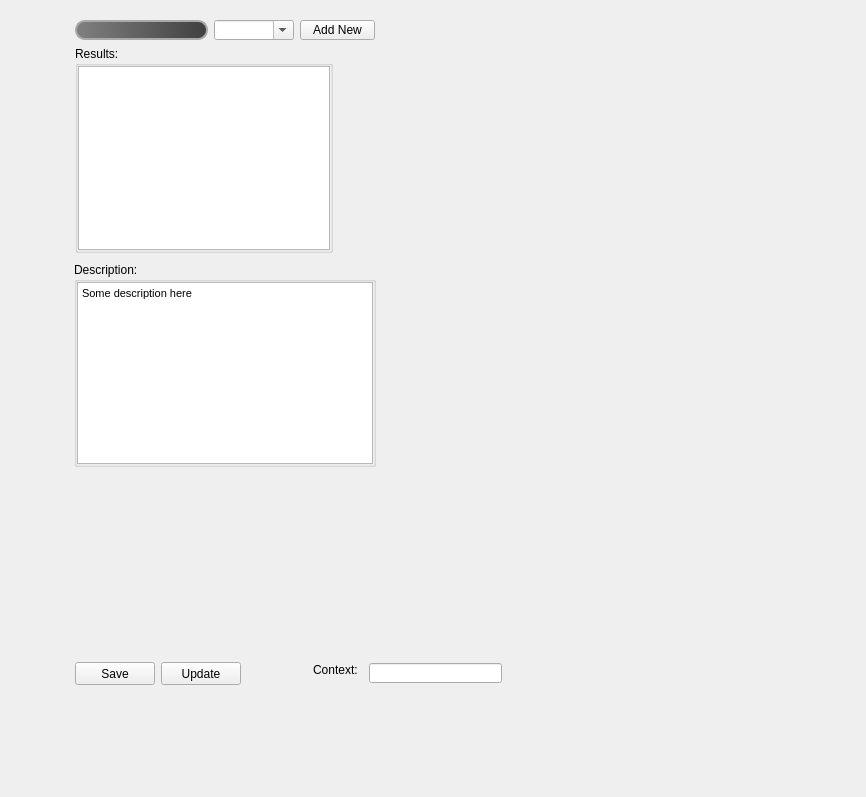
<?xml version="1.0" encoding="UTF-8"?>
<ui version="4.0">
 <class>checkIn</class>
 <widget class="QWidget" name="checkIn">
  <property name="geometry">
   <rect>
    <x>0</x>
    <y>0</y>
    <width>866</width>
    <height>797</height>
   </rect>
  </property>
  <property name="windowTitle">
   <string>Checkin</string>
  </property>
  <widget class="QPushButton" name="saveButton">
   <property name="geometry">
    <rect>
     <x>75</x>
     <y>662</y>
     <width>80</width>
     <height>23</height>
    </rect>
   </property>
   <property name="minimumSize">
    <size>
     <width>80</width>
     <height>0</height>
    </size>
   </property>
   <property name="text">
    <string>Save</string>
   </property>
  </widget>
  <widget class="QPushButton" name="updateButton">
   <property name="geometry">
    <rect>
     <x>161</x>
     <y>662</y>
     <width>80</width>
     <height>23</height>
    </rect>
   </property>
   <property name="minimumSize">
    <size>
     <width>80</width>
     <height>0</height>
    </size>
   </property>
   <property name="text">
    <string>Update</string>
   </property>
  </widget>
  <widget class="QLabel" name="contextLabel">
   <property name="geometry">
    <rect>
     <x>313</x>
     <y>662</y>
     <width>50</width>
     <height>16</height>
    </rect>
   </property>
   <property name="minimumSize">
    <size>
     <width>50</width>
     <height>0</height>
    </size>
   </property>
   <property name="text">
    <string>Context:</string>
   </property>
  </widget>
  <widget class="QLineEdit" name="lineEdit">
   <property name="geometry">
    <rect>
     <x>369</x>
     <y>663</y>
     <width>133</width>
     <height>20</height>
    </rect>
   </property>
  </widget>
  <widget class="QGroupBox" name="commentsGroupBox">
   <property name="geometry">
    <rect>
     <x>74</x>
     <y>262</y>
     <width>302</width>
     <height>205</height>
    </rect>
   </property>
   <property name="maximumSize">
    <size>
     <width>16777215</width>
     <height>250</height>
    </size>
   </property>
   <property name="title">
    <string>Description:</string>
   </property>
   <property name="flat">
    <bool>true</bool>
   </property>
   <layout class="QVBoxLayout" name="verticalLayout_2">
    <property name="spacing">
     <number>0</number>
    </property>
    <property name="margin">
     <number>0</number>
    </property>
    <item>
     <widget class="QTextEdit" name="descriptionTextEdit">
      <property name="html">
       <string>&lt;!DOCTYPE HTML PUBLIC &quot;-//W3C//DTD HTML 4.0//EN&quot; &quot;http://www.w3.org/TR/REC-html40/strict.dtd&quot;&gt;
&lt;html&gt;&lt;head&gt;&lt;meta name=&quot;qrichtext&quot; content=&quot;1&quot; /&gt;&lt;style type=&quot;text/css&quot;&gt;
p, li { white-space: pre-wrap; }
&lt;/style&gt;&lt;/head&gt;&lt;body style=&quot; font-family:'MS Shell Dlg 2'; font-size:8.25pt; font-weight:400; font-style:normal;&quot;&gt;
&lt;p style=&quot; margin-top:12px; margin-bottom:12px; margin-left:0px; margin-right:0px; -qt-block-indent:0; text-indent:0px;&quot;&gt;&lt;span style=&quot; font-size:8pt;&quot;&gt;Some description here&lt;/span&gt;&lt;/p&gt;&lt;/body&gt;&lt;/html&gt;</string>
      </property>
     </widget>
    </item>
   </layout>
  </widget>
  <widget class="QGroupBox" name="resultsGroupBox">
   <property name="geometry">
    <rect>
     <x>75</x>
     <y>46</y>
     <width>258</width>
     <height>207</height>
    </rect>
   </property>
   <property name="title">
    <string>Results:</string>
   </property>
   <property name="flat">
    <bool>true</bool>
   </property>
   <layout class="QVBoxLayout" name="verticalLayout">
    <property name="spacing">
     <number>0</number>
    </property>
    <property name="margin">
     <number>0</number>
    </property>
    <item>
     <widget class="QTreeWidget" name="resultsTreeWidget">
      <property name="editTriggers">
       <set>QAbstractItemView::DoubleClicked|QAbstractItemView::EditKeyPressed</set>
      </property>
      <property name="alternatingRowColors">
       <bool>true</bool>
      </property>
      <property name="rootIsDecorated">
       <bool>true</bool>
      </property>
      <property name="allColumnsShowFocus">
       <bool>true</bool>
      </property>
      <property name="headerHidden">
       <bool>true</bool>
      </property>
      <column>
       <property name="text">
        <string notr="true">1</string>
       </property>
      </column>
     </widget>
    </item>
   </layout>
  </widget>
  <widget class="QLineEdit" name="searchLineEdit">
   <property name="geometry">
    <rect>
     <x>75</x>
     <y>20</y>
     <width>133</width>
     <height>20</height>
    </rect>
   </property>
   <property name="font">
    <font>
     <pointsize>9</pointsize>
    </font>
   </property>
   <property name="styleSheet">
    <string notr="true">QLineEdit {
	color: rgb(192, 192, 192);
    border: 2px solid darkgray;
    border-radius: 10px;
	show-decoration-selected: 1;
    padding: 0px 8px;
    background: qlineargradient(spread:pad, x1:0, y1:0, x2:1, y2:0, stop:0 rgba(128, 128, 128, 255), stop:1 rgba(64, 64,64, 255));
	background-position: bottom left;
	background-image: url(&quot;:/ui_check/gliph/search_16.png&quot;);
	background-repeat: fixed;
    selection-background-color: darkgray;
	padding-left: 15px;
}
QLineEdit:hover{
	color: white;
	background-image: url(&quot;:/ui_check/gliph/searchHover_16.png&quot;);
}</string>
   </property>
   <property name="frame">
    <bool>false</bool>
   </property>
  </widget>
  <widget class="QComboBox" name="contextComboBox">
   <property name="geometry">
    <rect>
     <x>214</x>
     <y>20</y>
     <width>80</width>
     <height>20</height>
    </rect>
   </property>
   <property name="minimumSize">
    <size>
     <width>80</width>
     <height>0</height>
    </size>
   </property>
   <property name="editable">
    <bool>true</bool>
   </property>
   <property name="insertPolicy">
    <enum>QComboBox::NoInsert</enum>
   </property>
  </widget>
  <widget class="QPushButton" name="addNewtButton">
   <property name="geometry">
    <rect>
     <x>300</x>
     <y>20</y>
     <width>75</width>
     <height>20</height>
    </rect>
   </property>
   <property name="sizePolicy">
    <sizepolicy hsizetype="Minimum" vsizetype="Minimum">
     <horstretch>0</horstretch>
     <verstretch>0</verstretch>
    </sizepolicy>
   </property>
   <property name="maximumSize">
    <size>
     <width>16777215</width>
     <height>20</height>
    </size>
   </property>
   <property name="text">
    <string>Add New</string>
   </property>
  </widget>
 </widget>
 <resources/>
 <connections/>
</ui>
